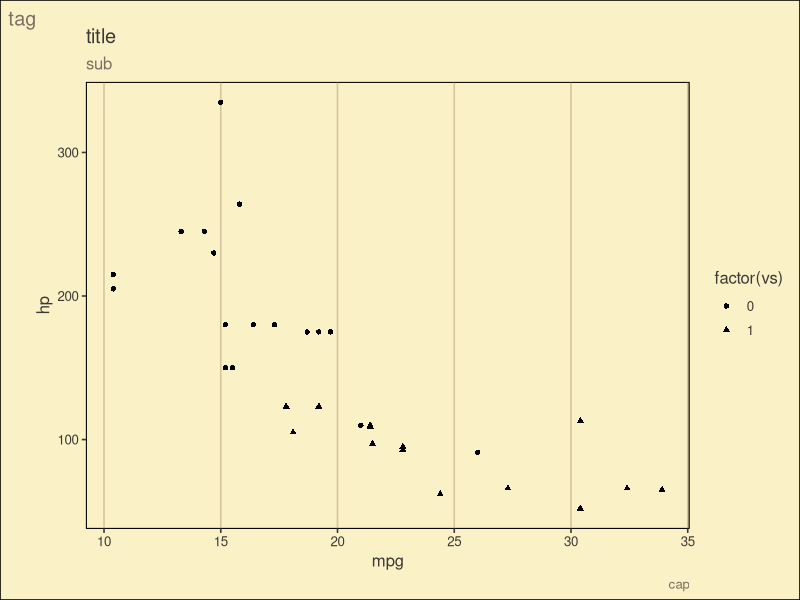

Here is the R script that generated this plot:
library(tidyverse)
library(ggthemes)

data("mtcars")

gruvbox_colors <- list(
  fg = "#3c3836",
  gray = "#7c6f64",
  gray_245 = "#928374",
  gray_244 = "#928374",
  bg0_h = "#f9f5d7",
  bg = "#fbf1c7",
  bg0_s = "#f2e5bc",
  bg1 = "#ebdbb2",
  bg2 = "#d5c4a1",
  gb3 = "#bdae93",
  bg4 = "#a89984",
  
  bright_red = "#fb4934",
  bright_green = "#b8bb26",
  bright_yellow = "#fabd2f",
  bright_blue = "#83a598",
  bright_purple = "#d3869b",
  bright_aqua = "#8ec07c",
  bright_orange = "#fe8019",
  
  neutral_red = "#cc241d",
  neutral_green = "#98971a",
  neutral_yellow = "#d79921",
  neutral_blue = "#458588",
  neutral_purple = "#b16286",
  neutral_aqua = "#689d6a",
  neutral_orange = "#d65d0e",
  
  faded_red = "#9d0006",
  faded_green = "#79740e",
  faded_yellow = "#b57614",
  faded_blue = "#076678",
  faded_purple = "#8f3f71",
  faded_aqua = "#427b58",
  faded_orange = "#af3a03"
)

theme_gruvbox <- function() {
  theme_foundation() + 
    theme(text = element_text(color = gruvbox_colors$fg), rect = element_rect(fill = gruvbox_colors$bg),
          line = element_line(color = gruvbox_colors$fg)) +
    
    theme(panel.grid.minor = element_blank(), panel.grid.major.y = element_blank(),
          panel.grid.major.x = element_line(color = gruvbox_colors$bg2)) +
    
    theme(legend.key = element_blank()) +
    theme(plot.tag = element_text(color = gruvbox_colors$gray),
          plot.caption = element_text(color = gruvbox_colors$gray),
          plot.subtitle = element_text(colour = gruvbox_colors$gray))
}

ggplot(mtcars, aes(mpg, hp, shape = factor(vs))) +
  geom_point() +
  labs(title = "title", subtitle = "sub", caption = "cap", tag = "tag") +
  theme_gruvbox()